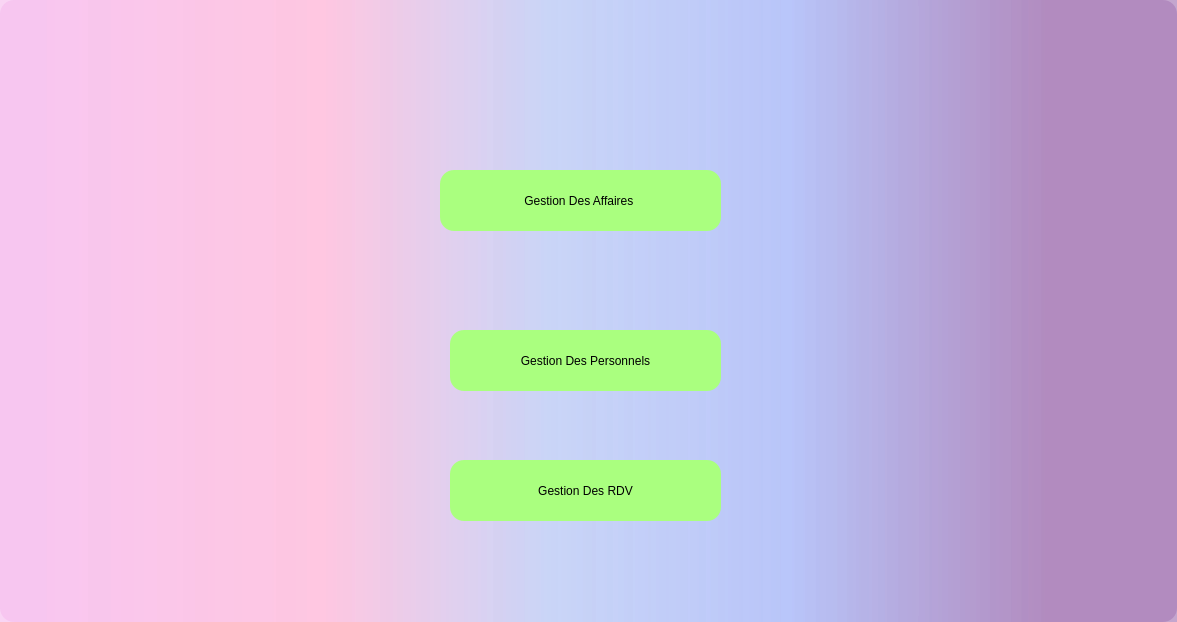
<?xml version="1.0" encoding="UTF-8"?>
<ui version="4.0">
 <class>menu</class>
 <widget class="QDialog" name="menu">
  <property name="geometry">
   <rect>
    <x>0</x>
    <y>0</y>
    <width>1177</width>
    <height>622</height>
   </rect>
  </property>
  <property name="windowTitle">
   <string>Dialog</string>
  </property>
  <property name="styleSheet">
   <string notr="true">background-color: qlineargradient(spread:pad, x1:0, y1:0, x2:1, y2:0, stop:0.0347826 rgba(246, 189, 237, 161), stop:0.273913 rgba(255, 191, 221, 164), stop:0.465217 rgba(194, 207, 246, 166), stop:0.669565 rgba(171, 186, 248, 153), stop:0.886957 rgba(170, 128, 185, 178));
border-style: solid;
border-radius: 14px;</string>
  </property>
  <widget class="QPushButton" name="pushButton">
   <property name="geometry">
    <rect>
     <x>440</x>
     <y>170</y>
     <width>281</width>
     <height>61</height>
    </rect>
   </property>
   <property name="styleSheet">
    <string notr="true">background-color: rgb(170, 255, 127);
</string>
   </property>
   <property name="text">
    <string>Gestion Des Affaires </string>
   </property>
  </widget>
  <widget class="QPushButton" name="pushButton_2">
   <property name="geometry">
    <rect>
     <x>450</x>
     <y>330</y>
     <width>271</width>
     <height>61</height>
    </rect>
   </property>
   <property name="styleSheet">
    <string notr="true">background-color: rgb(170, 255, 127);</string>
   </property>
   <property name="text">
    <string>Gestion Des Personnels</string>
   </property>
  </widget>
  <widget class="QPushButton" name="pushButton_3">
   <property name="geometry">
    <rect>
     <x>450</x>
     <y>460</y>
     <width>271</width>
     <height>61</height>
    </rect>
   </property>
   <property name="styleSheet">
    <string notr="true">background-color: rgb(170, 255, 127);</string>
   </property>
   <property name="text">
    <string>Gestion Des RDV</string>
   </property>
  </widget>
 </widget>
 <resources/>
 <connections/>
</ui>
